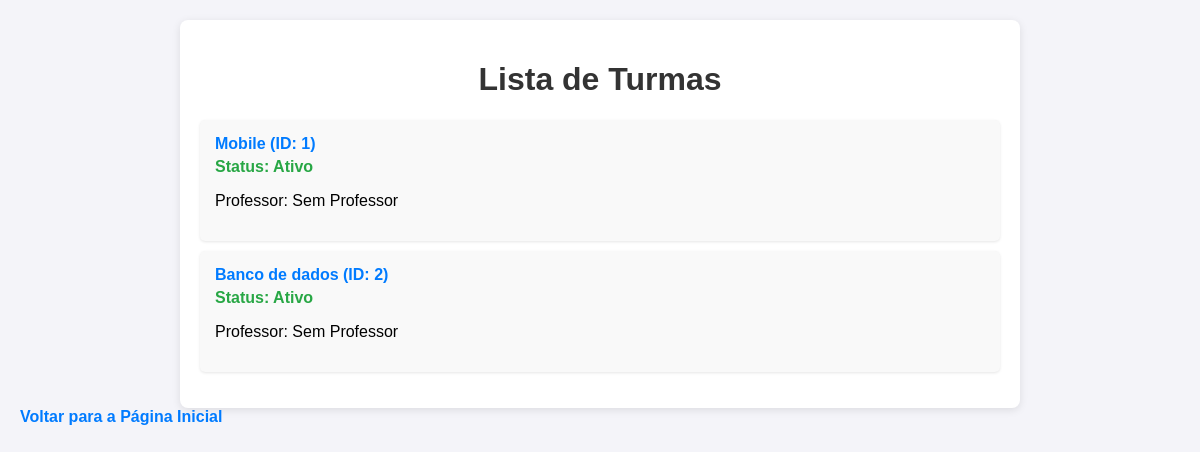
Page /turmas on the committed database.
### turmas/turmas_model.py (models this page shows, shortened)
class Turma(db.Model):
    id = db.Column(db.Integer, primary_key=True)
    descricao = db.Column(db.String(150))
    status = db.Column(db.Boolean, default=True)
    professor_id = db.Column(db.Integer, db.ForeignKey('professor.id'), nullable=True)
    alunos = db.relationship('Aluno', backref='turma', lazy="select")
    def to_dict(self):
        return {'id': self.id,
                'descricao': self.descricao,
                'status': self.status,
                'professor_id': self.professor_id,
                'professor_nome': self.professor.nome if self.professor else None
        }

### turmas/turmas_routes.py (the view)
@turmas_blueprint.route('/turmas', methods=['GET'])
def get_turmas():
    turma = Turma.query.options(db.joinedload(Turma.professor)).all()
    turmas = listar_turmas()
    return render_template("turmas/turmas.html", turmas = turmas)

### turmas/turmas_model.py (called while the page is built)
def listar_turmas():
    turmas = Turma.query.all()
    return [turma.to_dict() for turma in turmas]

### templates/turmas/turmas.html (shortened to what this page needs)
<!DOCTYPE html>
<html lang="pt-BR">
<head>
</head>
<body>
  <div class="container">
    <h1>Lista de Turmas</h1>
    <ul>
      {% for turma in turmas %}
        <li>
          <a href="{{ url_for('turmas.get_turma', id_turma=turma.id) }}">
            {{ turma.descricao }} (ID: {{ turma.id }})
          </a>
          <p class="status {% if turma.status %}ativo{% else %}desativado{% endif %}">
            Status: {% if turma.status %}Ativo{% else %}Desativado{% endif %}
          </p>
          <p>
            Professor: {{ turma.professor.id if turma.professor else 'Sem Professor' }}
          </p>
        </li>
      {% endfor %}
    </ul>
  </div>
<a href="{{ url_for('alunos.getIndex') }}" class="back-button">Voltar para a Página Inicial</a>
</body>
</html>

### templates/turmas/turmas.html (style rules this page uses)
body { font-family: Arial, sans-serif; background-color: #f4f4f9; margin: 0; padding: 20px; }
h1 { color: #333; text-align: center; }
.container { max-width: 800px; margin: 0 auto; background-color: #fff; border-radius: 8px; box-shadow: 0 2px 8px rgba(0, 0, 0, 0.1); padding: 20px; }
ul { list-style: none; padding: 0; }
li { background-color: #f9f9f9; margin: 10px 0; padding: 15px; border-radius: 5px; box-shadow: 0 1px 3px rgba(0, 0, 0, 0.1); transition: background-color 0.3s ease; }
a { text-decoration: none; color: #007bff; font-weight: bold; }
.status { font-weight: bold; margin-top: 5px; color: #555; }
.status.ativo { color: #28a745; }

### rows in the picture
Turma: descricao "Mobile", id "1", professor "Sem Professor"
Turma: descricao "Banco de dados"

### other values in the picture
{{ turma.id }} "2"
{{ turma.professor.id if turma.professor else 'Sem Professor' }} "Sem Professor"
